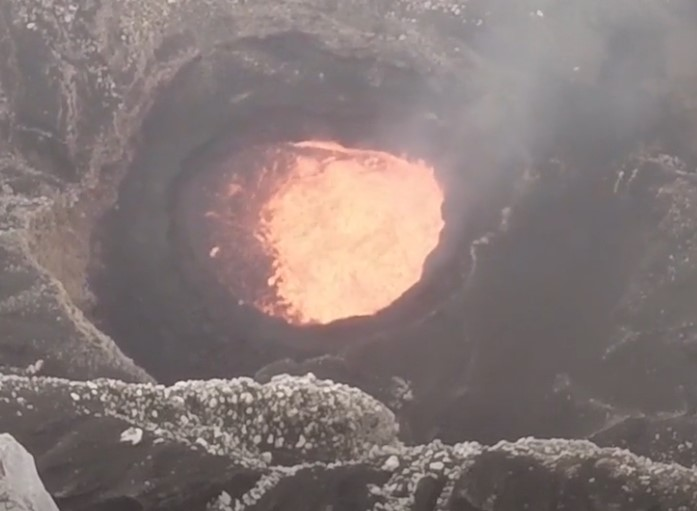
#> input picture assignment 2/Q1/test/lava11.jpg, 697 x 511 px
$ python -i Q1_210771.py   (imports and definitions only)
#> lines starting #> are read from the running program, lines starting #| are printed output that depends on the picture; after the words box and inside, x2 and y2 are one past the last pixel; in counts of white or black regions, pixels touching at a corner belong together
import cv2
import numpy as np

# Usage
def solution(image_path):
#> called with image_path = 'test/lava11.jpg'
    image= cv2.imread(image_path)
#> image is the input picture: shape (511, 697, 3); mean B, G, R 118.4, 120.4, 133.4
    ######################################################################
    ######################################################################
    '''
    The pixel values of output should be 0 and 255 and not 0 and 1
    '''
    #####  WRITE YOUR CODE BELOW THIS LINE ###############################

    image = cv2.imread(image_path)

    factor = 0.5
    image = image.astype(np.float32)
    image = image * (1.0 - factor)
    image = np.clip(image, 0, 255)
    image = image.astype(np.uint8)

    thresholded_image = np.zeros_like(image)

    for i in range(3):  # Loop over the RGB channels (BGR in OpenCV)
       channel = image[:, :, i]  # Select the current channel
       _, binary_channel = cv2.threshold(channel, 65, 255, cv2.THRESH_BINARY)  # Adjust the threshold as needed
       thresholded_image[:, :, i] = binary_channel
#> this loop made 3 passes
#> pass 1, in solution, `_, binary_channel = cv2.threshold(channel, 65, 255, cv2.THRESH_BINARY)`:
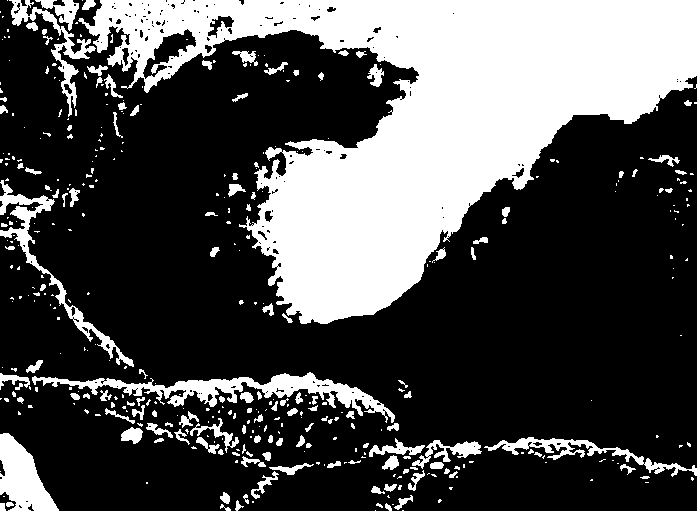
#> binary_channel: shape (511, 697); 30.6% white; 399 white regions (265 under 20 px), largest, box (x1, y1, x2, y2) and area: (78, 0, 697, 324) 85454, (32, 372, 395, 423) 4449, (0, 433, 59, 511) 2597
#> after the loop:
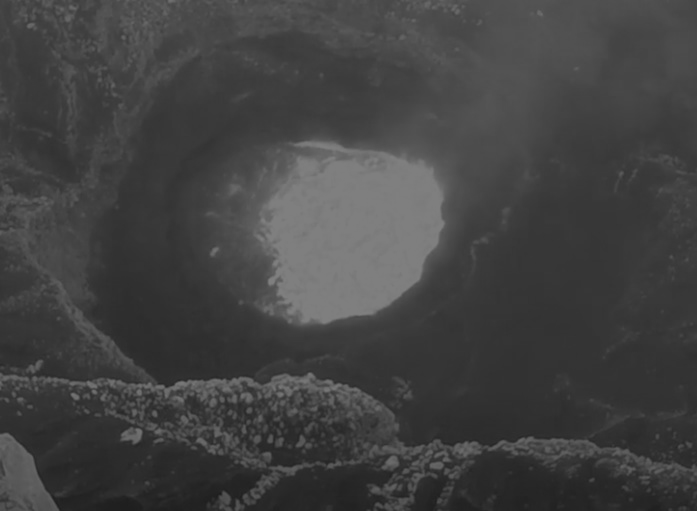
#> channel: shape (511, 697); min 28, max 127, mean 66.4
#> after the loop:
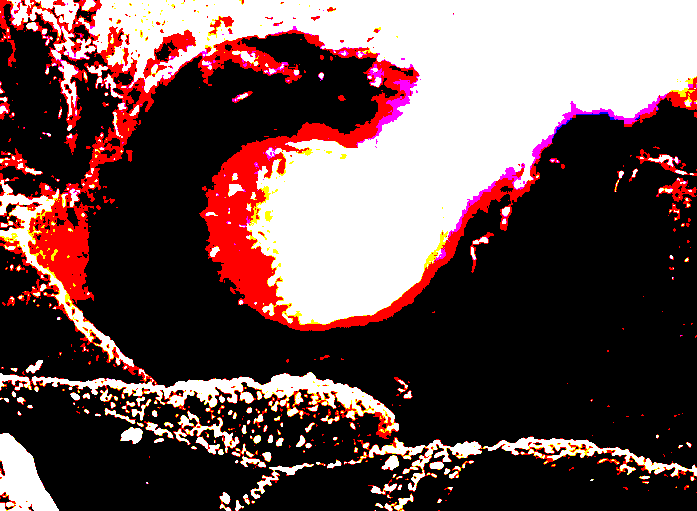
#> thresholded_image: shape (511, 697, 3); mean B, G, R 78, 78.6, 105

    sky_detection = np.all(thresholded_image == 255, axis=2)
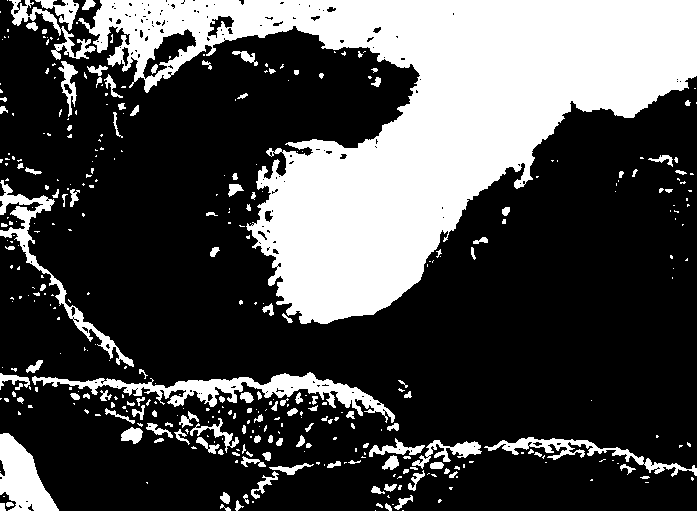
#> sky_detection: shape (511, 697) bool; 29.7% white; 389 white regions (256 under 20 px), largest, box (x1, y1, x2, y2) and area: (78, 0, 697, 324) 82988, (32, 372, 395, 423) 4447, (0, 433, 59, 511) 2596

    image[sky_detection] = [0, 0, 0]
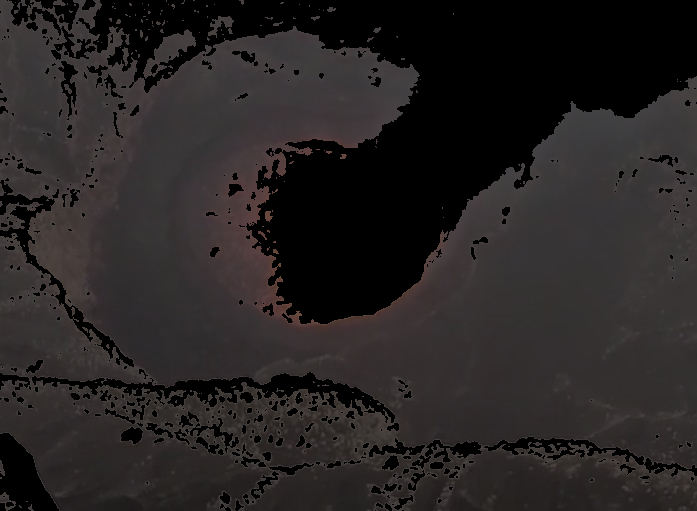
#> image: shape (511, 697, 3); mean B, G, R 36.1, 36.1, 39.7

    h, s, v = cv2.split(image)
    _, thresh = cv2.threshold(v, 0, 255, cv2.THRESH_BINARY + cv2.THRESH_OTSU)
    ig = cv2.morphologyEx(
        thresh, cv2.MORPH_OPEN, np.ones((5, 5), np.uint8)
    )
#> ig: shape (511, 697); 68% white; 148 black regions (91 under 20 px), largest, box (x1, y1, x2, y2) and area: (7, 0, 697, 324) 88084, (0, 360, 399, 467) 10024, (361, 437, 697, 491) 4536
    ig = cv2.morphologyEx(
        ig, cv2.MORPH_CLOSE, np.ones((20, 20), np.uint8)
    )
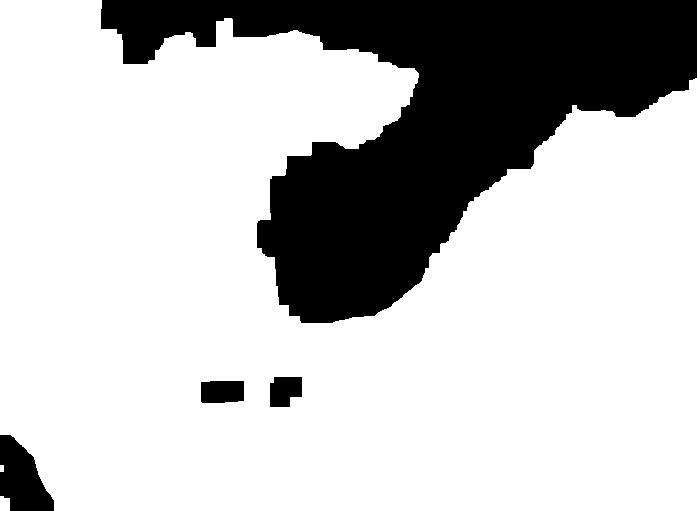
#> ig: shape (511, 697); 75.8% white; 4 black regions
    contours, _ = cv2.findContours(
        ig, cv2.RETR_EXTERNAL, cv2.CHAIN_APPROX_SIMPLE
    )
#> contours = 3 contours, 1 with area under 20; largest, box (x1, y1, x2, y2) and area: (0, 0, 697, 511) 270015, (0, 496, 10, 511) 114

    max_area = 0
    largest_contour = None
    for contour in contours:
      area = cv2.contourArea(contour)
      if area > max_area:
          max_area = area
          largest_contour = contour
#> this loop made 3 passes
#> (area, max_area) on passes 1, 3: (114.5, 114.5), (270015, 270015)
#> after the loop, largest_contour = contour of 464 points, box (x1, y1, x2, y2) (0, 0, 697, 511), area 270015; max_area = 270015
    mask = np.zeros_like(ig)

    if largest_contour is not None:
        cv2.drawContours(mask, [largest_contour], -1, 255, thickness=cv2.FILLED)
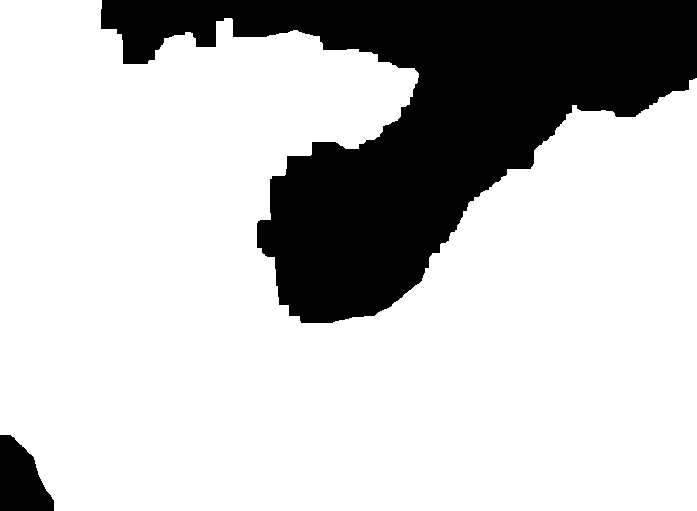
#> mask: shape (511, 697); 76.2% white; 2 black regions, box (x1, y1, x2, y2) and area: (101, 0, 697, 323) 81735, (0, 435, 54, 511) 2859
    lava = np.zeros_like(image)
    lava[mask == 255] = [255, 255, 255]


    ######################################################################
    return lava

>>> result = solution('test/lava11.jpg')

$ run again, on assignment 2/Q1/test/lava12.jpg
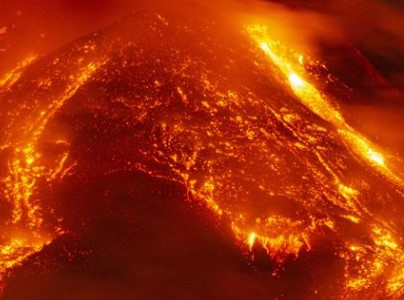
#> input picture assignment 2/Q1/test/lava12.jpg, 404 x 300 px
#> in solution, image is the input picture: shape (300, 404, 3); mean B, G, R 7.4, 43.9, 159.3
#> the loop in solution, `for i in range(3):` made 3 passes
#> pass 1, in solution, `_, binary_channel = cv2.threshold(channel, 65, 255, cv2.THRESH_BINARY)`:
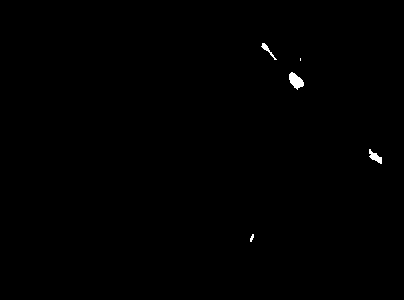
#> binary_channel: shape (300, 404); 0.28% white; 5 white regions (1 under 20 px), largest, box (x1, y1, x2, y2) and area: (289, 72, 304, 90) 161, (369, 149, 382, 164) 94, (261, 43, 277, 60) 62, (250, 234, 254, 242) 20
#> thresh: shape (300, 404); 58.5% white; 165 black regions (142 under 20 px), largest, box (x1, y1, x2, y2) and area: (0, 48, 345, 300) 38799, (267, 0, 404, 118) 8936, (61, 0, 116, 19) 692
#> contours = 2 contours; box (x1, y1, x2, y2) and area: (0, 0, 404, 300) 71960, (140, 102, 160, 119) 251
#> the loop in solution, `for contour in contours:` made 2 passes
#> (area, max_area) on passes 1 to 2: (251, 251), (71960.5, 71960.5)
#> after the loop in solution, `for contour in contours:`: largest_contour = contour of 377 points, box (x1, y1, x2, y2) (0, 0, 404, 300), area 71960; max_area = 71960.5
#> in solution, `cv2.drawContours(mask, [largest_contour], -1, 255, thickness=cv2.FILLED)`:
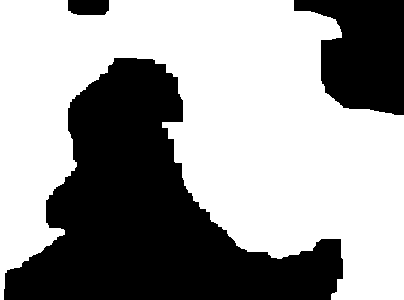
#> mask: shape (300, 404); 60.2% white; 3 black regions, box (x1, y1, x2, y2) and area: (4, 58, 343, 300) 38900, (294, 0, 404, 115) 8794, (68, 0, 109, 15) 583

$ run again, on assignment 2/Q1/test/lava13.jpg
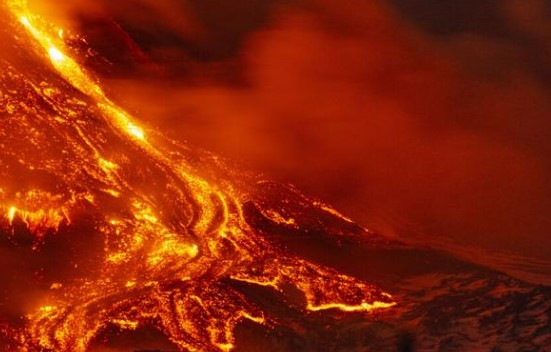
#> input picture assignment 2/Q1/test/lava13.jpg, 551 x 352 px
#> in solution, image is the input picture: shape (352, 551, 3); mean B, G, R 8.2, 36.1, 136.7
#> the loop in solution, `for i in range(3):` made 3 passes
#> pass 1, in solution, `_, binary_channel = cv2.threshold(channel, 65, 255, cv2.THRESH_BINARY)`:
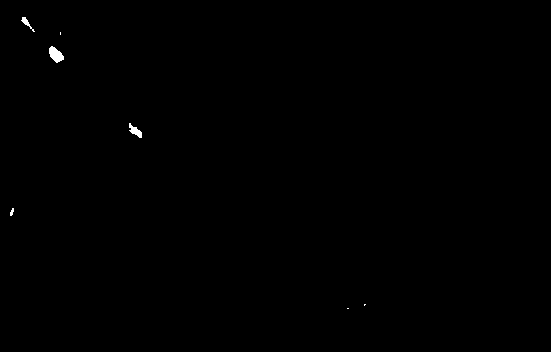
#> binary_channel: shape (352, 551); 0.17% white; 7 white regions (3 under 20 px), largest, box (x1, y1, x2, y2) and area: (49, 46, 64, 63) 157, (129, 123, 142, 138) 94, (21, 17, 35, 32) 57, (10, 208, 14, 216) 21
#> thresh: shape (352, 551); 43.7% white; 93 white regions (83 under 20 px), largest, box (x1, y1, x2, y2) and area: (0, 0, 449, 352) 83754, (311, 198, 355, 223) 235, (369, 223, 395, 237) 152
#> in solution, `ig = cv2.morphologyEx( ig, cv2.MORPH_CLOSE, np.ones((20, 20), np.uint8..`:
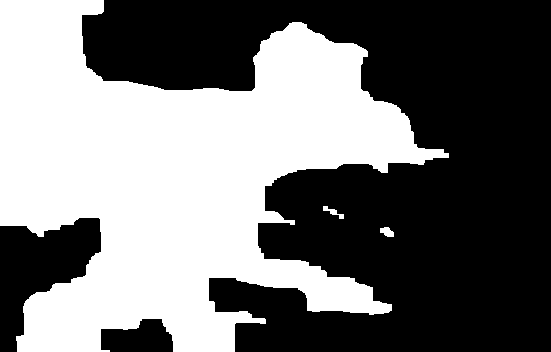
#> ig: shape (352, 551); 45.2% white; 3 white regions
#> contours = 3 contours; box (x1, y1, x2, y2) and area: (0, 0, 449, 352) 86386, (380, 227, 394, 237) 80, (323, 206, 344, 219) 64
#> the loop in solution, `for contour in contours:` made 3 passes
#> (area, max_area) on passes 1, 3: (80, 80), (86385.5, 86385.5)
#> after the loop in solution, `for contour in contours:`: largest_contour = contour of 517 points, box (x1, y1, x2, y2) (0, 0, 449, 352), area 86386; max_area = 86385.5
#> mask: shape (352, 551); 45.1% white; 1 white region, box (x1, y1, x2, y2) and area: (0, 0, 449, 352) 87566

$ run again, on assignment 2/Q1/test/lava15.jpg
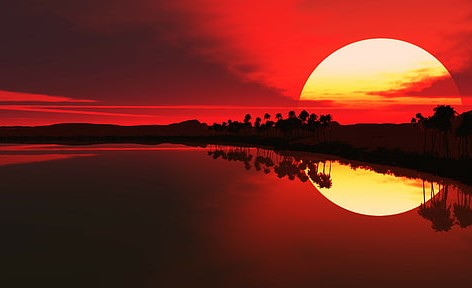
#> input picture assignment 2/Q1/test/lava15.jpg, 472 x 288 px
#> in solution, image is the input picture: shape (288, 472, 3); mean B, G, R 30.2, 40.6, 115.1
#> sky_detection: shape (288, 472) bool; 3.8% white; 18 white regions (15 under 20 px), largest, box (x1, y1, x2, y2) and area: (308, 39, 446, 81) 3618, (317, 188, 421, 216) 1475, (425, 194, 431, 202) 20
#> thresh: shape (288, 472); 30.7% white; 40 white regions (29 under 20 px), largest, box (x1, y1, x2, y2) and area: (0, 0, 472, 126) 31543, (247, 160, 443, 232) 7870, (0, 144, 236, 152) 771
#> contours = 5 contours; box (x1, y1, x2, y2) and area: (0, 0, 472, 162) 36786, (249, 162, 459, 232) 9778, (178, 146, 187, 152) 38, (208, 146, 216, 152) 34, (251, 149, 258, 155) 30
#> the loop in solution, `for contour in contours:` made 5 passes
#> (area, max_area) on passes 1, 5: (9778, 9778), (36786.5, 36786.5)
#> after the loop in solution, `for contour in contours:`: largest_contour = contour of 180 points, box (x1, y1, x2, y2) (0, 0, 472, 162), area 36786; max_area = 36786.5
#> in solution, `cv2.drawContours(mask, [largest_contour], -1, 255, thickness=cv2.FILLED)`:
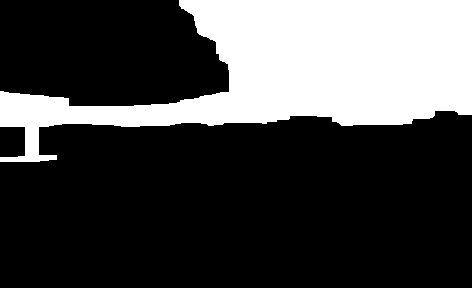
#> mask: shape (288, 472); 27.6% white; 1 white region, box (x1, y1, x2, y2) and area: (0, 0, 472, 162) 37500
